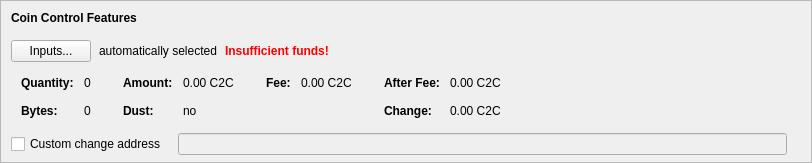
    <widget class="QFrame" name="frameCoinControl">
     <property name="sizePolicy">
      <sizepolicy hsizetype="Expanding" vsizetype="Expanding">
       <horstretch>0</horstretch>
       <verstretch>0</verstretch>
      </sizepolicy>
     </property>
     <property name="maximumSize">
      <size>
       <width>16777215</width>
       <height>16777215</height>
      </size>
     </property>
     <property name="frameShape">
      <enum>QFrame::StyledPanel</enum>
     </property>
     <property name="frameShadow">
      <enum>QFrame::Sunken</enum>
     </property>
     <layout class="QVBoxLayout" name="verticalLayoutCoinControl2">
      <property name="spacing">
       <number>0</number>
      </property>
      <property name="leftMargin">
       <number>0</number>
      </property>
      <property name="topMargin">
       <number>0</number>
      </property>
      <property name="rightMargin">
       <number>0</number>
      </property>
      <property name="bottomMargin">
       <number>6</number>
      </property>
      <item>
       <layout class="QVBoxLayout" name="verticalLayoutCoinControl" stretch="0,0,0,0,1">
        <property name="spacing">
         <number>0</number>
        </property>
        <property name="leftMargin">
         <number>10</number>
        </property>
        <property name="topMargin">
         <number>10</number>
        </property>
        <item>
         <layout class="QHBoxLayout" name="horizontalLayoutCoinControl1">
          <property name="bottomMargin">
           <number>15</number>
          </property>
          <item>
           <widget class="QLabel" name="labelCoinControlFeatures">
            <property name="sizePolicy">
             <sizepolicy hsizetype="Preferred" vsizetype="Maximum">
              <horstretch>0</horstretch>
              <verstretch>0</verstretch>
             </sizepolicy>
            </property>
            <property name="font">
             <font>
              <weight>75</weight>
              <bold>true</bold>
             </font>
            </property>
            <property name="styleSheet">
             <string notr="true">font-weight:bold;</string>
            </property>
            <property name="text">
             <string>Coin Control Features</string>
            </property>
           </widget>
          </item>
         </layout>
        </item>
        <item>
         <layout class="QHBoxLayout" name="horizontalLayoutCoinControl2" stretch="0,0,0,0">
          <property name="spacing">
           <number>8</number>
          </property>
          <property name="bottomMargin">
           <number>10</number>
          </property>
          <item>
           <widget class="QPushButton" name="pushButtonCoinControl">
            <property name="styleSheet">
             <string notr="true"/>
            </property>
            <property name="text">
             <string>Inputs...</string>
            </property>
            <property name="autoDefault">
             <bool>false</bool>
            </property>
           </widget>
          </item>
          <item>
           <widget class="QLabel" name="labelCoinControlAutomaticallySelected">
            <property name="text">
             <string>automatically selected</string>
            </property>
            <property name="margin">
             <number>5</number>
            </property>
           </widget>
          </item>
          <item>
           <widget class="QLabel" name="labelCoinControlInsuffFunds">
            <property name="font">
             <font>
              <weight>75</weight>
              <bold>true</bold>
             </font>
            </property>
            <property name="styleSheet">
             <string notr="true">color:red;font-weight:bold;</string>
            </property>
            <property name="text">
             <string>Insufficient funds!</string>
            </property>
            <property name="margin">
             <number>5</number>
            </property>
           </widget>
          </item>
          <item>
           <spacer name="horizontalSpacerCoinControl">
            <property name="orientation">
             <enum>Qt::Horizontal</enum>
            </property>
            <property name="sizeHint" stdset="0">
             <size>
              <width>40</width>
              <height>1</height>
             </size>
            </property>
           </spacer>
          </item>
         </layout>
        </item>
        <item>
         <widget class="QWidget" name="widgetCoinControl" native="true">
          <property name="sizePolicy">
           <sizepolicy hsizetype="Preferred" vsizetype="Preferred">
            <horstretch>0</horstretch>
            <verstretch>0</verstretch>
           </sizepolicy>
          </property>
          <property name="minimumSize">
           <size>
            <width>0</width>
            <height>0</height>
           </size>
          </property>
          <property name="styleSheet">
           <string notr="true"/>
          </property>
          <layout class="QHBoxLayout" name="horizontalLayoutCoinControl5">
           <property name="leftMargin">
            <number>0</number>
           </property>
           <property name="topMargin">
            <number>0</number>
           </property>
           <property name="rightMargin">
            <number>0</number>
           </property>
           <property name="bottomMargin">
            <number>0</number>
           </property>
           <item>
            <layout class="QHBoxLayout" name="horizontalLayoutCoinControl3" stretch="0,0,0,1">
             <property name="spacing">
              <number>20</number>
             </property>
             <property name="topMargin">
              <number>0</number>
             </property>
             <property name="bottomMargin">
              <number>10</number>
             </property>
             <item>
              <layout class="QFormLayout" name="formLayoutCoinControl1">
               <property name="horizontalSpacing">
                <number>10</number>
               </property>
               <property name="verticalSpacing">
                <number>14</number>
               </property>
               <property name="leftMargin">
                <number>10</number>
               </property>
               <property name="topMargin">
                <number>4</number>
               </property>
               <property name="rightMargin">
                <number>6</number>
               </property>
               <item row="0" column="0">
                <widget class="QLabel" name="labelCoinControlQuantityText">
                 <property name="font">
                  <font>
                   <weight>75</weight>
                   <bold>true</bold>
                  </font>
                 </property>
                 <property name="text">
                  <string>Quantity:</string>
                 </property>
                 <property name="margin">
                  <number>0</number>
                 </property>
                </widget>
               </item>
               <item row="0" column="1">
                <widget class="QLabel" name="labelCoinControlQuantity">
                 <property name="cursor">
                  <cursorShape>IBeamCursor</cursorShape>
                 </property>
                 <property name="contextMenuPolicy">
                  <enum>Qt::ActionsContextMenu</enum>
                 </property>
                 <property name="text">
                  <string notr="true">0</string>
                 </property>
                 <property name="margin">
                  <number>0</number>
                 </property>
                 <property name="textInteractionFlags">
                  <set>Qt::LinksAccessibleByMouse|Qt::TextSelectableByKeyboard|Qt::TextSelectableByMouse</set>
                 </property>
                </widget>
               </item>
               <item row="1" column="0">
                <widget class="QLabel" name="labelCoinControlBytesText">
                 <property name="font">
                  <font>
                   <weight>75</weight>
                   <bold>true</bold>
                  </font>
                 </property>
                 <property name="text">
                  <string>Bytes:</string>
                 </property>
                </widget>
               </item>
               <item row="1" column="1">
                <widget class="QLabel" name="labelCoinControlBytes">
                 <property name="cursor">
                  <cursorShape>IBeamCursor</cursorShape>
                 </property>
                 <property name="contextMenuPolicy">
                  <enum>Qt::ActionsContextMenu</enum>
                 </property>
                 <property name="text">
                  <string notr="true">0</string>
                 </property>
                 <property name="textInteractionFlags">
                  <set>Qt::LinksAccessibleByMouse|Qt::TextSelectableByKeyboard|Qt::TextSelectableByMouse</set>
                 </property>
                </widget>
               </item>
              </layout>
             </item>
             <item>
              <layout class="QFormLayout" name="formLayoutCoinControl2">
               <property name="horizontalSpacing">
                <number>10</number>
               </property>
               <property name="verticalSpacing">
                <number>14</number>
               </property>
               <property name="leftMargin">
                <number>6</number>
               </property>
               <property name="topMargin">
                <number>4</number>
               </property>
               <property name="rightMargin">
                <number>6</number>
               </property>
               <item row="0" column="0">
                <widget class="QLabel" name="labelCoinControlAmountText">
                 <property name="font">
                  <font>
                   <weight>75</weight>
                   <bold>true</bold>
                  </font>
                 </property>
                 <property name="text">
                  <string>Amount:</string>
                 </property>
                 <property name="margin">
                  <number>0</number>
                 </property>
                </widget>
               </item>
               <item row="0" column="1">
                <widget class="QLabel" name="labelCoinControlAmount">
                 <property name="cursor">
                  <cursorShape>IBeamCursor</cursorShape>
                 </property>
                 <property name="contextMenuPolicy">
                  <enum>Qt::ActionsContextMenu</enum>
                 </property>
                 <property name="text">
                  <string notr="true">0.00 C2C</string>
                 </property>
                 <property name="textInteractionFlags">
                  <set>Qt::LinksAccessibleByMouse|Qt::TextSelectableByKeyboard|Qt::TextSelectableByMouse</set>
                 </property>
                </widget>
               </item>
               <item row="1" column="0">
                <widget class="QLabel" name="labelCoinControlLowOutputText">
                 <property name="font">
                  <font>
                   <weight>75</weight>
                   <bold>true</bold>
                  </font>
                 </property>
                 <property name="text">
                  <string>Dust:</string>
                 </property>
                </widget>
               </item>
               <item row="1" column="1">
                <widget class="QLabel" name="labelCoinControlLowOutput">
                 <property name="cursor">
                  <cursorShape>IBeamCursor</cursorShape>
                 </property>
                 <property name="contextMenuPolicy">
                  <enum>Qt::ActionsContextMenu</enum>
                 </property>
                 <property name="text">
                  <string notr="true">no</string>
                 </property>
                 <property name="textInteractionFlags">
                  <set>Qt::LinksAccessibleByMouse|Qt::TextSelectableByKeyboard|Qt::TextSelectableByMouse</set>
                 </property>
                </widget>
               </item>
              </layout>
             </item>
             <item>
              <layout class="QFormLayout" name="formLayoutCoinControl3">
               <property name="horizontalSpacing">
                <number>10</number>
               </property>
               <property name="verticalSpacing">
                <number>14</number>
               </property>
               <property name="leftMargin">
                <number>6</number>
               </property>
               <property name="topMargin">
                <number>4</number>
               </property>
               <property name="rightMargin">
                <number>6</number>
               </property>
               <item row="0" column="0">
                <widget class="QLabel" name="labelCoinControlFeeText">
                 <property name="font">
                  <font>
                   <weight>75</weight>
                   <bold>true</bold>
                  </font>
                 </property>
                 <property name="text">
                  <string>Fee:</string>
                 </property>
                 <property name="margin">
                  <number>0</number>
                 </property>
                </widget>
               </item>
               <item row="0" column="1">
                <widget class="QLabel" name="labelCoinControlFee">
                 <property name="cursor">
                  <cursorShape>IBeamCursor</cursorShape>
                 </property>
                 <property name="contextMenuPolicy">
                  <enum>Qt::ActionsContextMenu</enum>
                 </property>
                 <property name="text">
                  <string notr="true">0.00 C2C</string>
                 </property>
                 <property name="textInteractionFlags">
                  <set>Qt::LinksAccessibleByMouse|Qt::TextSelectableByKeyboard|Qt::TextSelectableByMouse</set>
                 </property>
                </widget>
               </item>
             </layout>
             </item>
             <item>
              <layout class="QFormLayout" name="formLayoutCoinControl4">
               <property name="horizontalSpacing">
                <number>10</number>
               </property>
               <property name="verticalSpacing">
                <number>14</number>
               </property>
               <property name="leftMargin">
                <number>6</number>
               </property>
               <property name="topMargin">
                <number>4</number>
               </property>
               <property name="rightMargin">
                <number>6</number>
               </property>
               <item row="0" column="0">
                <widget class="QLabel" name="labelCoinControlAfterFeeText">
                 <property name="font">
                  <font>
                   <weight>75</weight>
                   <bold>true</bold>
                  </font>
                 </property>
                 <property name="text">
                  <string>After Fee:</string>
                 </property>
                 <property name="margin">
                  <number>0</number>
                 </property>
                </widget>
               </item>
               <item row="0" column="1">
                <widget class="QLabel" name="labelCoinControlAfterFee">
                 <property name="cursor">
                  <cursorShape>IBeamCursor</cursorShape>
                 </property>
                 <property name="contextMenuPolicy">
                  <enum>Qt::ActionsContextMenu</enum>
                 </property>
                 <property name="text">
                  <string notr="true">0.00 C2C</string>
                 </property>
                 <property name="textInteractionFlags">
                  <set>Qt::LinksAccessibleByMouse|Qt::TextSelectableByKeyboard|Qt::TextSelectableByMouse</set>
                 </property>
                </widget>
               </item>
               <item row="1" column="0">
                <widget class="QLabel" name="labelCoinControlChangeText">
                 <property name="font">
                  <font>
                   <weight>75</weight>
                   <bold>true</bold>
                  </font>
                 </property>
                 <property name="text">
                  <string>Change:</string>
                 </property>
                </widget>
               </item>
               <item row="1" column="1">
                <widget class="QLabel" name="labelCoinControlChange">
                 <property name="cursor">
                  <cursorShape>IBeamCursor</cursorShape>
                 </property>
                 <property name="contextMenuPolicy">
                  <enum>Qt::ActionsContextMenu</enum>
                 </property>
                 <property name="text">
                  <string notr="true">0.00 C2C</string>
                 </property>
                 <property name="textInteractionFlags">
                  <set>Qt::LinksAccessibleByMouse|Qt::TextSelectableByKeyboard|Qt::TextSelectableByMouse</set>
                 </property>
                </widget>
               </item>
              </layout>
             </item>
            </layout>
           </item>
          </layout>
         </widget>
        </item>
        <item>
         <layout class="QHBoxLayout" name="horizontalLayoutCoinControl4" stretch="0,0,0">
          <property name="spacing">
           <number>12</number>
          </property>
          <property name="sizeConstraint">
           <enum>QLayout::SetDefaultConstraint</enum>
          </property>
          <property name="topMargin">
           <number>5</number>
          </property>
          <property name="rightMargin">
           <number>5</number>
          </property>
          <item>
           <widget class="QCheckBox" name="checkBoxCoinControlChange">
            <property name="toolTip">
             <string>If this is activated, but the change address is empty or invalid, change will be sent to a newly generated address.</string>
            </property>
            <property name="text">
             <string>Custom change address</string>
            </property>
           </widget>
          </item>
          <item>
           <widget class="QValidatedLineEdit" name="lineEditCoinControlChange">
            <property name="enabled">
             <bool>false</bool>
            </property>
            <property name="sizePolicy">
             <sizepolicy hsizetype="Expanding" vsizetype="Fixed">
              <horstretch>0</horstretch>
              <verstretch>0</verstretch>
             </sizepolicy>
            </property>
           </widget>
          </item>
          <item>
           <widget class="QLabel" name="labelCoinControlChangeLabel">
            <property name="sizePolicy">
             <sizepolicy hsizetype="Preferred" vsizetype="Expanding">
              <horstretch>0</horstretch>
              <verstretch>0</verstretch>
             </sizepolicy>
            </property>
            <property name="minimumSize">
             <size>
              <width>0</width>
              <height>0</height>
             </size>
            </property>
            <property name="text">
             <string/>
            </property>
            <property name="margin">
             <number>3</number>
            </property>
           </widget>
          </item>
         </layout>
        </item>
        <item>
         <spacer name="verticalSpacerCoinControl">
          <property name="orientation">
           <enum>Qt::Vertical</enum>
          </property>
          <property name="sizeHint" stdset="0">
           <size>
            <width>800</width>
            <height>1</height>
           </size>
          </property>
         </spacer>
        </item>
       </layout>
      </item>
     </layout>
    </widget>
